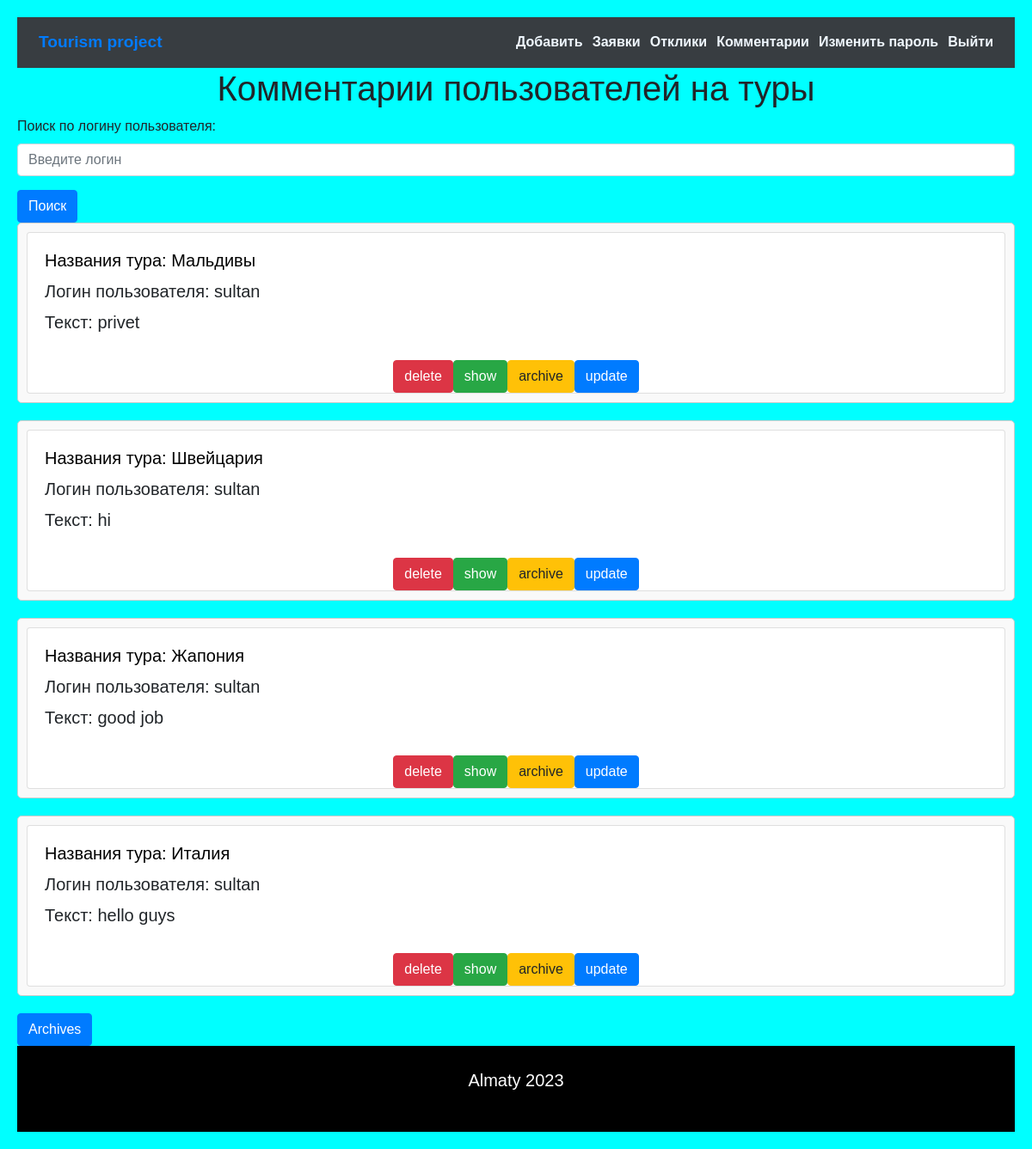
/admin/comment_view.php, run on the app's committed database.
### tables this page shows
CREATE TABLE `comments` (
  `id` int(11) NOT NULL,
  `text` text DEFAULT NULL,
  `userID` int(11) DEFAULT NULL,
  `tourID` int(11) DEFAULT NULL,
  `archive` int(11) DEFAULT NULL,
  `changed` tinyint(1) NOT NULL DEFAULT 0
);

CREATE TABLE `tour` (
  `id` int(10) NOT NULL,
  `title` varchar(25) NOT NULL,
  `price` int(25) NOT NULL,
  `image` text NOT NULL,
  `datastart` date NOT NULL,
  `dataend` date NOT NULL
);

CREATE TABLE `users` (
  `id` int(10) NOT NULL,
  `name` varchar(25) NOT NULL,
  `login` varchar(25) NOT NULL,
  `password` varchar(255) NOT NULL
);

### admin/comment_view.php (the view, shortened to what this page needs)
<?php
$user = "root";
$password = "";
$host = "localhost";
$db = "tourism";
$dbn = "mysql:host=".$host.';dbname='.$db.';charset=utf8';
$pdo = new PDO($dbn, $user, $password);
$pdo->exec("USE $db");
$sql = "SELECT c.*, t.title, t.price, t.datastart, t.dataend, u.name, u.login FROM comments c INNER JOIN tour t ON c.tourID = t.id INNER JOIN users u ON c.userID = u.id WHERE c.archive IS NULL";
$sql .= " ORDER BY id DESC";
$service = $pdo->prepare($sql);
$service->execute();
$res_serv = $service->fetchAll(PDO::FETCH_OBJ);
?>
<!DOCTYPE html>
<html lang="en">
<head>
    <link rel="stylesheet" href="/style.css">
    <link rel="stylesheet" href="https://stackpath.bootstrapcdn.com/bootstrap/4.5.2/css/bootstrap.min.css">
</head>
<?php require "../NavBar/header_admin.php" ?>
<body>
<h1 style="text-align: center">Комментарии пользователей на туры</h1>
<form method="GET" action="">
    <div class="form-group">
        <label for="login">Поиск по логину пользователя:</label>
        <input type="text" class="form-control" id="login" name="login" placeholder="Введите логин">
    </div>
    <button type="submit" class="btn btn-primary">Поиск</button>
</form>
<?php foreach($res_serv as $serv):?>
    <div class="request">
        <div class="card h-100">
            <div class="card-body">
                <a class="black-link" href="/detailTour.php?id=<?php echo $serv->tourID; ?>" >
                    <h5 class="card-title">Названия тура: <?php echo $serv->title?></h5>
                </a>
                <h5 class="card-title">Логин пользователя: <?php echo $serv->login?></h5>
                <h5 class="card-title">Текст: <?php echo $serv->text?></h5>
            </div>
            <div class="buttons">
            <form action="realising/comments.php" method="post" >
                <button class="btn btn-danger" type="submit" name="del">delete</button>
            </form>
            <form action="realising/comments.php" method="post">
                <button class="btn btn-success" type="submit" name="show">show</button>
            </form>
            <form action="realising/comments.php" method="post" >
                <button class="btn btn-warning" type="submit" name="leave">archive</button>
            </form>
            <form action="updateComment.php?id=<?php echo $serv->id; ?>" method="post" >
                <button class="btn btn-primary" type="submit" name="leave">update</button>
            </form>
            </div>
        </div>
    </div>
<?php endforeach; ?>
<a href="archives.php"><button class="btn btn-primary" type="submit">Archives</button></a>
<?php require "../NavBar/footer.php" ?>
</body>
</html>

### style.css (style rules this page uses)
body { margin: 0; font-family: Raleway, sans-serif; color: darkblue }
.buttons { display: flex; justify-content: center; }
.black-link { color: black; text-decoration: none; }

### admin/comment_view.php (style rules this page uses)
body { font-family: Arial, sans-serif; margin: 0; padding: 20px; background-color: cyan; }
.request { margin-bottom: 20px; padding: 10px; border: 1px solid #ccc; border-radius: 5px; background-color: #f9f9f9; }

### data on the page
comments: tourID.title "Мальдивы", userID.login "sultan", text "privet"
comments: tourID.title "Швейцария", userID.login "sultan", text "hi"
comments: tourID.title "Жапония", userID.login "sultan", text "good job"
comments: tourID.title "Италия", userID.login "sultan", text "hello guys"
